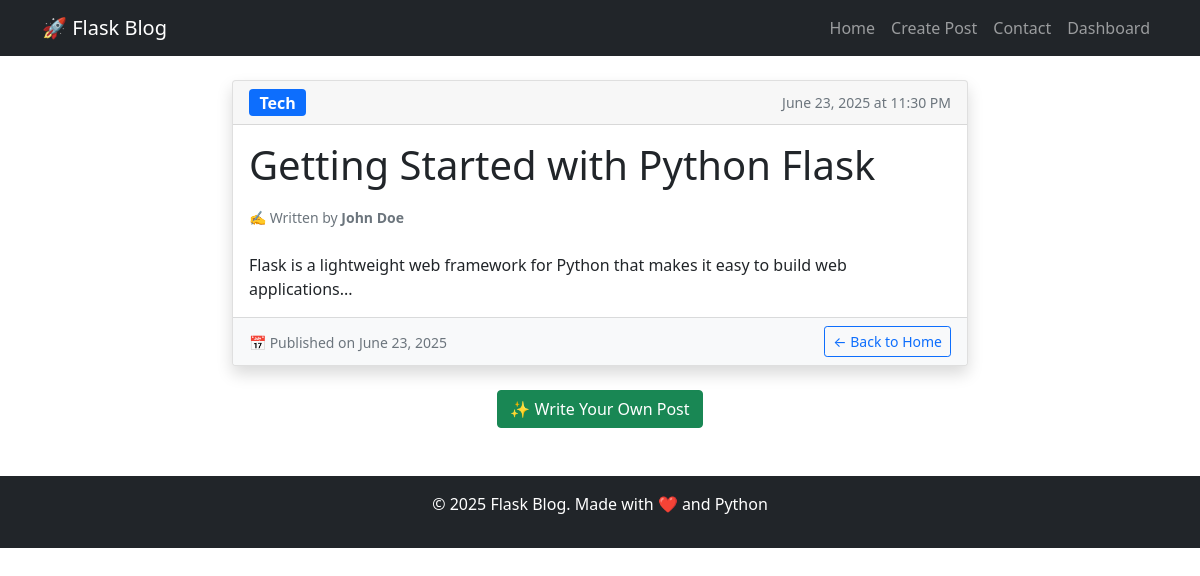
/post/1, run on the app's committed database.
### flask_blog_app.py (models this page shows, shortened)
class Post(db.Model):
    id = db.Column(db.Integer, primary_key=True)
    title = db.Column(db.String(100), nullable=False)
    content = db.Column(db.Text, nullable=False)
    author = db.Column(db.String(50), nullable=False)
    category = db.Column(db.String(50), nullable=False)
    date_posted = db.Column(db.DateTime, nullable=False, default=datetime.utcnow)

### flask_blog_app.py (the view)
@app.route('/post/<int:post_id>')
def post_detail(post_id):
    post = Post.query.get_or_404(post_id)
    return render_template('post_detail.html', post=post)

### templates/post_detail.html (shortened to what this page needs)
{% extends "base.html" %}
{% block content %}
<div class="row">
    <div class="col-md-8 mx-auto">
        <article class="card shadow">
            <div class="card-header">
                <div class="d-flex justify-content-between align-items-center">
                    <span class="badge bg-primary fs-6">{{ post.category.title() }}</span>
                    <small class="text-muted">{{ post.date_posted.strftime('%B %d, %Y at %I:%M %p') }}</small>
                </div>
            </div>
            <div class="card-body">
                <h1 class="card-title mb-3">{{ post.title }}</h1>
                <div class="mb-4">
                    <small class="text-muted">
                        ✍️ Written by <strong>{{ post.author }}</strong>
                    </small>
                </div>
                <div class="post-content">
                    {{ post.content | replace('\n', '<br>') | safe }}
                </div>
            </div>
            <div class="card-footer bg-light">
                <div class="row align-items-center">
                    <div class="col">
                        <small class="text-muted">
                            📅 Published on {{ post.date_posted.strftime('%B %d, %Y') }}
                        </small>
                    </div>
                    <div class="col-auto">
                        <a href="{{ url_for('home') }}" class="btn btn-outline-primary btn-sm">← Back to Home</a>
                    </div>
                </div>
            </div>
        </article>
        <div class="text-center mt-4">
            <a href="{{ url_for('create_post') }}" class="btn btn-success">✨ Write Your Own Post</a>
        </div>
    </div>
</div>
{% endblock %}

### data on the page
Post: category "Tech", date_posted "June 23, 2025 at 11:30 PM", title "Getting Started with Python Flask", author "John Doe", content "Flask is a lightweight web framework for Python that makes it easy to build web applications...", date_posted "June 23, 2025"
